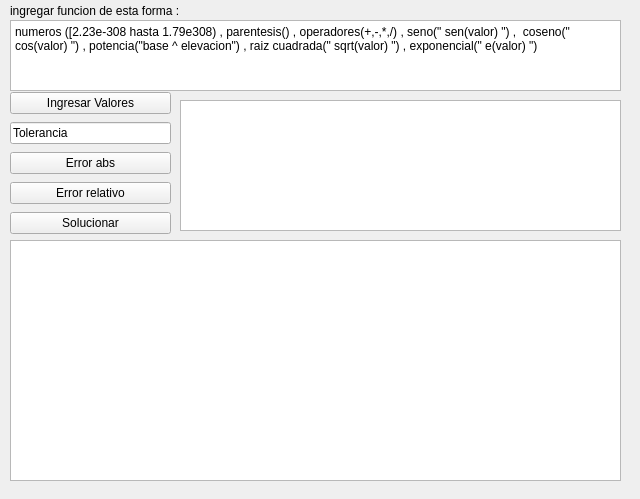
<?xml version="1.0" encoding="UTF-8"?>
<ui version="4.0">
 <class>Biseccion</class>
 <widget class="QWidget" name="Biseccion">
  <property name="geometry">
   <rect>
    <x>0</x>
    <y>0</y>
    <width>640</width>
    <height>499</height>
   </rect>
  </property>
  <property name="windowTitle">
   <string>Form</string>
  </property>
  <widget class="QPlainTextEdit" name="plainTextEdit">
   <property name="geometry">
    <rect>
     <x>10</x>
     <y>20</y>
     <width>611</width>
     <height>71</height>
    </rect>
   </property>
   <property name="plainText">
    <string>numeros ([2.23e-308 hasta 1.79e308) , parentesis() , operadores(+,-,*,/) , seno(&quot; sen(valor) &quot;) ,  coseno(&quot; cos(valor) &quot;) , potencia(&quot;base ^ elevacion&quot;) , raiz cuadrada(&quot; sqrt(valor) &quot;) , exponencial(&quot; e(valor) &quot;)</string>
   </property>
  </widget>
  <widget class="QTableWidget" name="table_solve">
   <property name="geometry">
    <rect>
     <x>10</x>
     <y>240</y>
     <width>611</width>
     <height>241</height>
    </rect>
   </property>
  </widget>
  <widget class="QWidget" name="layoutWidget">
   <property name="geometry">
    <rect>
     <x>10</x>
     <y>90</y>
     <width>161</width>
     <height>151</height>
    </rect>
   </property>
   <layout class="QVBoxLayout" name="verticalLayout">
    <item>
     <widget class="QPushButton" name="bt_funcion">
      <property name="text">
       <string>Ingresar Valores</string>
      </property>
     </widget>
    </item>
    <item>
     <widget class="QLineEdit" name="lineEdit">
      <property name="text">
       <string>Tolerancia</string>
      </property>
     </widget>
    </item>
    <item>
     <widget class="QPushButton" name="pushButton">
      <property name="text">
       <string>Error abs</string>
      </property>
     </widget>
    </item>
    <item>
     <widget class="QPushButton" name="pushButton_2">
      <property name="text">
       <string>Error relativo</string>
      </property>
     </widget>
    </item>
    <item>
     <widget class="QPushButton" name="bt_solve">
      <property name="text">
       <string>Solucionar</string>
      </property>
     </widget>
    </item>
   </layout>
  </widget>
  <widget class="QLabel" name="label">
   <property name="geometry">
    <rect>
     <x>10</x>
     <y>0</y>
     <width>191</width>
     <height>21</height>
    </rect>
   </property>
   <property name="text">
    <string>ingregar funcion de esta forma :</string>
   </property>
  </widget>
  <widget class="QLabel" name="resultado">
   <property name="geometry">
    <rect>
     <x>444</x>
     <y>150</y>
     <width>171</width>
     <height>20</height>
    </rect>
   </property>
   <property name="text">
    <string/>
   </property>
  </widget>
  <widget class="QTableWidget" name="table_resoult">
   <property name="geometry">
    <rect>
     <x>180</x>
     <y>100</y>
     <width>441</width>
     <height>131</height>
    </rect>
   </property>
  </widget>
 </widget>
 <resources/>
 <connections/>
</ui>
